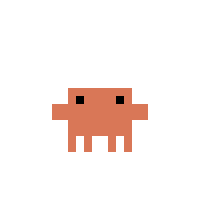
#> input picture plugins/uuddlrlrba/hooks/clawd.gif, 200 x 200 px
$ python clawd_dance.py
#> lines starting #> are read from the running program, lines starting #| are printed output that depends on the picture
#!/usr/bin/env python3
"""
Renders the Clawd GIF as truecolor half-block unicode on the alt screen.
Called by uuddlrlrba.sh when the code is detected.
"""
import sys
import time
import os
from PIL import Image

GIF = os.path.join(os.path.dirname(__file__), "clawd.gif")
ESC = "\033"

# Target width in terminal columns. Each char = 1 pixel wide, 2 tall (half-blocks).
TARGET_W = 24

def sample_frame(frame, bbox, target_w):
    """Crop to bbox, scale to target_w wide, return list of ANSI-colored rows."""
    x0, y0, x1, y1 = bbox
    crop = frame.crop((x0, y0, x1 + 1, y1 + 1))
    w, h = crop.size
    scale = target_w / w
    target_h = int(h * scale)
    # Round target_h to even so we get clean row pairs
    if target_h % 2:
        target_h += 1
    small = crop.resize((target_w, target_h), Image.NEAREST)
    px = small.load()

    rows = []
    for y in range(0, target_h, 2):
        line = []
        for x in range(target_w):
            top = px[x, y]
            bot = px[x, y + 1] if y + 1 < target_h else (255, 255, 255, 0)
            # RGBA
            t_r, t_g, t_b, t_a = top
            b_r, b_g, b_b, b_a = bot
            t_vis = t_a > 128 and not (t_r > 240 and t_g > 240 and t_b > 240)
            b_vis = b_a > 128 and not (b_r > 240 and b_g > 240 and b_b > 240)

            if t_vis and b_vis:
                # ▀ with fg=top, bg=bottom
                line.append(f"{ESC}[38;2;{t_r};{t_g};{t_b}m{ESC}[48;2;{b_r};{b_g};{b_b}m▀{ESC}[0m")
            elif t_vis:
                line.append(f"{ESC}[38;2;{t_r};{t_g};{t_b}m▀{ESC}[0m")
            elif b_vis:
                line.append(f"{ESC}[38;2;{b_r};{b_g};{b_b}m▄{ESC}[0m")
            else:
                line.append(" ")
        rows.append("".join(line))
    return rows


def main():
    try:
        tty = open("/dev/tty", "w")
    except Exception:
        return

    img = Image.open(GIF)
#> img is the input picture: PIL image 200x200 P; mean R, G, B, A 250.4, 240.7, 237.5, 26.1
    n = img.n_frames
#> n = 21

    # Compute global bbox once
    minx, miny, maxx, maxy = 999, 999, 0, 0
    for f in range(n):
        img.seek(f)
        frame = img.convert("RGBA")
        px = frame.load()
        w, h = frame.size
        for y in range(h):
            for x in range(w):
                r, g, b, a = px[x, y]
                if a > 128 and not (r > 240 and g > 240 and b > 240):
                    if x < minx: minx = x
                    if y < miny: miny = y
                    if x > maxx: maxx = x
                    if y > maxy: maxy = y
#> this loop made 21 passes
#> pass 2, in main, `frame = img.convert("RGBA")`:
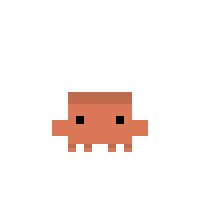
#> frame: PIL image 200x200 RGBA; mean R, G, B, A 249.8, 240.4, 237.3, 26.1; transparent parts drawn white
#> after the loop, maxx = 147; maxy = 151; minx = 52; miny = 4
    bbox = (minx, miny, maxx, maxy)
#> bbox = (52, 4, 147, 151)

    # Pre-render all frames
    frames = []
    durations = []
    for f in range(n):
        img.seek(f)
        durations.append(img.info.get("duration", 80) / 1000.0)
        frames.append(sample_frame(img.convert("RGBA"), bbox, TARGET_W))
#> this loop made 21 passes
#> pass 1, in sample_frame, `crop = frame.crop((x0, y0, x1 + 1, y1 + 1))`:
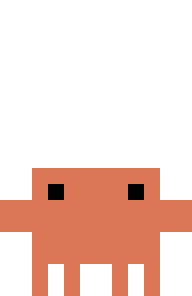
#> crop: PIL image 96x148 RGBA (shown 2 times larger); mean R, G, B, A 242.1, 214.7, 205.8, 73.5; transparent parts drawn white
#> pass 2, in sample_frame (call 2), `crop = frame.crop((x0, y0, x1 + 1, y1 + 1))`:
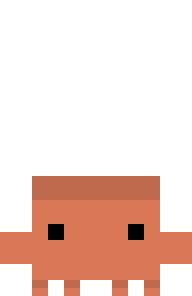
#> crop: PIL image 96x148 RGBA (shown 2 times larger); mean R, G, B, A 240.5, 213.8, 205.2, 73.5; transparent parts drawn white
#> after the loop, durations = [0.33, 0.08, 0.08, 0.08, 0.08, 0.08, 0.08, 0.08, 0.08, 0.08, 0.08, 0.08, 0.08, 0.08, 0.08, 0.08, 0.08, 0.08, 0.08, 0.08, 0.08]; frames = 21 items

    rows_h = len(frames[0])
#> rows_h = 19

    # Terminal dimensions for centering
    try:
        cols, lines = os.get_terminal_size(tty.fileno())
    except Exception:
        cols, lines = 80, 24
    left = max(1, (cols - TARGET_W) // 2)
    top = max(1, (lines - rows_h) // 2 - 1)
#> top = 1

    w = tty.write

    # Enter alt screen, hide cursor, clear
    w(f"{ESC}[?1049h{ESC}[?25l{ESC}[2J")

    # +30 LIVES banner
    banner = "+ 30 LIVES"
    bl = max(1, (cols - len(banner)) // 2)
    banner_row = max(1, top - 2)
#> banner_row = 1
    w(f"{ESC}[{banner_row};{bl}H{ESC}[1m{ESC}[38;2;217;119;87m{banner}{ESC}[0m")
    tty.flush()
    time.sleep(0.4)
    w(f"{ESC}[{banner_row};1H{ESC}[2K")

    try:
        # Play twice
        for _ in range(2):
            for rows, dur in zip(frames, durations):
                for i, row in enumerate(rows):
                    w(f"{ESC}[{top + i};{left}H{ESC}[2K{row}")
                tty.flush()
                time.sleep(dur)
    finally:
        # Show cursor, leave alt screen. Ink's buffer untouched.
        w(f"{ESC}[?25h{ESC}[?1049l")
        tty.flush()
        tty.close()


if __name__ == "__main__":
    main()
